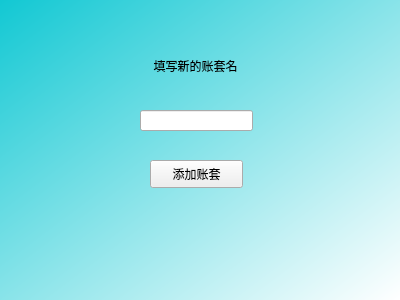
<?xml version="1.0" encoding="UTF-8"?>
<ui version="4.0">
 <class>addMarket</class>
 <widget class="QWidget" name="addMarket">
  <property name="geometry">
   <rect>
    <x>0</x>
    <y>0</y>
    <width>400</width>
    <height>300</height>
   </rect>
  </property>
  <property name="windowTitle">
   <string>Form</string>
  </property>
  <widget class="QLineEdit" name="lineEdit">
   <property name="geometry">
    <rect>
     <x>140</x>
     <y>110</y>
     <width>113</width>
     <height>21</height>
    </rect>
   </property>
   <property name="autoFillBackground">
    <bool>false</bool>
   </property>
  </widget>
  <widget class="QPushButton" name="pushButton">
   <property name="geometry">
    <rect>
     <x>150</x>
     <y>160</y>
     <width>93</width>
     <height>28</height>
    </rect>
   </property>
   <property name="text">
    <string>添加账套</string>
   </property>
  </widget>
  <widget class="QLabel" name="label">
   <property name="geometry">
    <rect>
     <x>140</x>
     <y>40</y>
     <width>111</width>
     <height>51</height>
    </rect>
   </property>
   <property name="text">
    <string>填写新的账套名</string>
   </property>
   <property name="alignment">
    <set>Qt::AlignCenter</set>
   </property>
  </widget>
  <widget class="QLabel" name="label_2">
   <property name="geometry">
    <rect>
     <x>0</x>
     <y>0</y>
     <width>400</width>
     <height>300</height>
    </rect>
   </property>
   <property name="styleSheet">
    <string notr="true">background-color: qlineargradient(spread:pad, x1:0, y1:0, x2:1, y2:1, stop:0 rgba(18, 200, 211, 255), stop:1 rgba(255, 255, 255, 255));</string>
   </property>
   <property name="text">
    <string/>
   </property>
  </widget>
  <zorder>label_2</zorder>
  <zorder>lineEdit</zorder>
  <zorder>pushButton</zorder>
  <zorder>label</zorder>
 </widget>
 <resources/>
 <connections/>
</ui>
